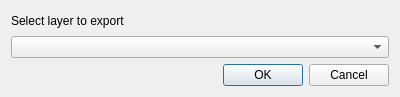
<?xml version="1.0" encoding="UTF-8"?>
<ui version="4.0">
 <class>Dialog</class>
 <widget class="QDialog" name="Dialog">
  <property name="geometry">
   <rect>
    <x>0</x>
    <y>0</y>
    <width>400</width>
    <height>97</height>
   </rect>
  </property>
  <property name="windowTitle">
   <string>Export to Google drive layer</string>
  </property>
  <layout class="QVBoxLayout" name="verticalLayout">
   <item>
    <widget class="QLabel" name="label">
     <property name="text">
      <string>Select layer to export</string>
     </property>
    </widget>
   </item>
   <item>
    <widget class="QComboBox" name="comboBox"/>
   </item>
   <item>
    <widget class="QDialogButtonBox" name="buttonBox">
     <property name="orientation">
      <enum>Qt::Horizontal</enum>
     </property>
     <property name="standardButtons">
      <set>QDialogButtonBox::Cancel|QDialogButtonBox::Ok</set>
     </property>
    </widget>
   </item>
  </layout>
 </widget>
 <resources/>
 <connections>
  <connection>
   <sender>buttonBox</sender>
   <signal>accepted()</signal>
   <receiver>Dialog</receiver>
   <slot>accept()</slot>
   <hints>
    <hint type="sourcelabel">
     <x>248</x>
     <y>254</y>
    </hint>
    <hint type="destinationlabel">
     <x>157</x>
     <y>274</y>
    </hint>
   </hints>
  </connection>
  <connection>
   <sender>buttonBox</sender>
   <signal>rejected()</signal>
   <receiver>Dialog</receiver>
   <slot>reject()</slot>
   <hints>
    <hint type="sourcelabel">
     <x>316</x>
     <y>260</y>
    </hint>
    <hint type="destinationlabel">
     <x>286</x>
     <y>274</y>
    </hint>
   </hints>
  </connection>
 </connections>
</ui>
